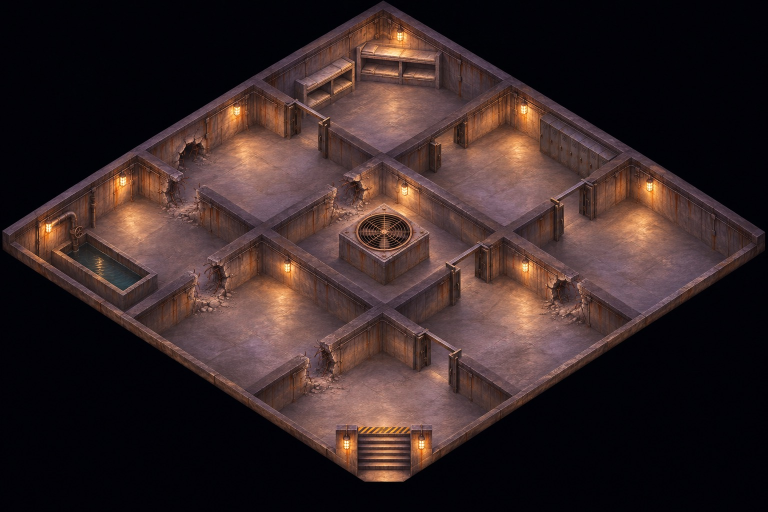
#> input picture tools/map/trace_romantic/src/bgp_brick_1.jpg, 1536 x 1024 px (shown at 1/2 size)
$ python -i lib.py   (imports and definitions only)
#> lines starting #> are read from the running program, lines starting #| are printed output that depends on the picture; after the words box and inside, x2 and y2 are one past the last pixel; in counts of white or black regions, pixels touching at a corner belong together
# -*- coding: utf-8 -*-
"""로맨틱 미션 맵 추적 공용 함수: 투영(호모그래피), 격자 덧그림, 소품 낱개 분리 · 배치."""
import os, json, math
import numpy as np
from PIL import Image, ImageDraw, ImageFilter, ImageEnhance, ImageFont
HERE_ = os.path.dirname(os.path.abspath(__file__))
SRC = os.environ.get('RSRC', os.path.join(HERE_, 'src'))          # bgp_<요원>_<판>.jpg (assets.py 가 넣는다)
PSRC = os.environ.get('RPSRC', '')      # 받은 원본 폴더(props/, portraits/). assets.py 를 돌릴 때만 필요하다
OUT = os.environ.get('ROUT', '/tmp/trace_romantic')   # 격자 확인용 그림이 나오는 곳
# [1 line not run here, left out]
AG = ['raven', 'viper', 'glitch', 'brick', 'mirage', 'doc']

# [6 lines left out: function homog, not called in this run]

class Proj:
    """격자 (0,0)=TOP, (W,0)=RIGHT, (0,W)=LEFT, (W,W)=BOTTOM. 직사각형이면 (W,Hh)."""
    def __init__(self, W, Hh, T, R, L, B):
        self.W, self.Hh = W, Hh
        self.H = homog([(0, 0), (W, 0), (0, Hh), (W, Hh)], [T, R, L, B])
    def P(self, x, y):
        p = self.H @ np.array([x, y, 1.0]); return (p[0] / p[2], p[1] / p[2])
    def flat(self):
        return [round(float(v), 9) for v in self.H.flatten()]

# [35 lines left out: functions font, overlay, not called in this run]

def auto_corners(path):
    """가까운 두 변(낮은 경계)의 바닥 꼭짓점 L, R, B를 잡고 T는 평행사변형으로 둔다."""
#> called with path = 'src/bgp_brick_1.jpg'
    import cv2
    im = np.asarray(Image.open(path).convert('L'))
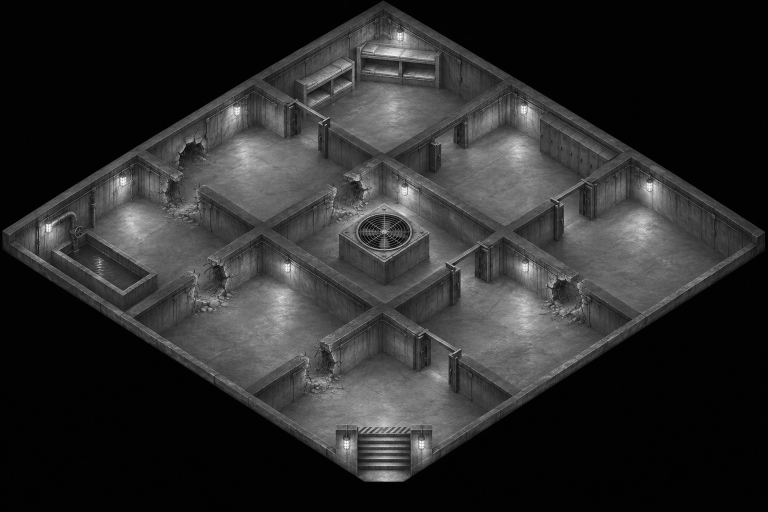
#> im: shape (1024, 1536) (shown at 1/2 size); min 0, max 253, mean 43.8
    m = (cv2.GaussianBlur(im, (5, 5), 0) > 34).astype(np.uint8)
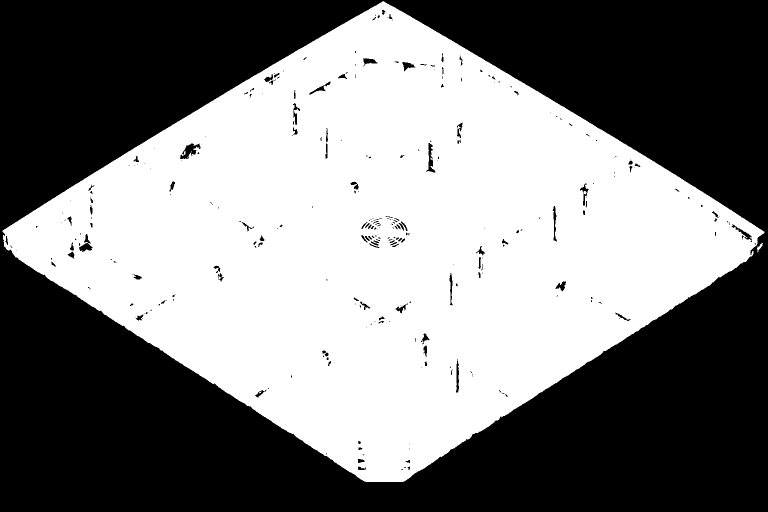
#> m: shape (1024, 1536) (shown at 1/2 size); values 0 (black) and 1 (white), 49.2% white; 6 white regions (3 under 20 px), largest, box (x1, y1, x2, y2) and area: (5, 2, 1529, 964) 773076, (1514, 486, 1526, 505) 81, (368, 302, 371, 310) 20
    m = cv2.morphologyEx(m, cv2.MORPH_OPEN, np.ones((5, 5), np.uint8))
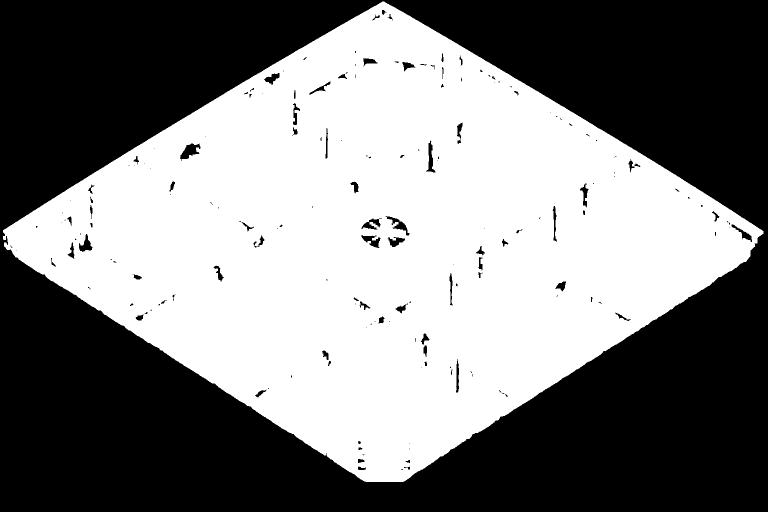
#> m: shape (1024, 1536) (shown at 1/2 size); values 0 (black) and 1 (white), 49% white; 1 white region, box (x1, y1, x2, y2) and area: (6, 3, 1527, 964) 770835
    n, lab, st, _ = cv2.connectedComponentsWithStats(m, 8)
#> n = 2; st = [[0, 0, 1536, 1024, 802029], [6, 3, 1521, 961, 770835]]
    k = 1 + int(np.argmax(st[1:, 4])); m = (lab == k)
#> after `k = 1 + int(np.argmax(st[1:, 4]))`: k = 1
    ys, xs = np.nonzero(m)
    x0, x1, y1 = xs.min(), xs.max(), ys.max()
#> x0 = 6; x1 = 1526; y1 = 963
    L = (float(x0), float(ys[xs <= x0 + 4].max())); R = (float(x1), float(ys[xs >= x1 - 4].max()))
#> after `L = (float(x0), float(ys[xs <= x0 + 4].max()))`: L = (6, 493)
#> after `R = (float(x1), float(ys[xs >= x1 - 4].max()))`: R = (1526, 469)
    B = (float(np.median(xs[ys >= y1 - 3])), float(y1))
#> B = (768, 963)
    T = (L[0] + R[0] - B[0], L[1] + R[1] - B[1])
#> T = (764, -1)
    return T, R, L, B

# ---------- 소품 ----------
# [10 lines left out: function despill, not called in this run]

def trim(im, thr=24):
    a = np.asarray(im)[..., 3]; ys, xs = np.where(a > thr)
    return im.crop((xs.min(), ys.min(), xs.max() + 1, ys.max() + 1))

_SP = {}
# [54 lines left out: functions sprites, place, near_corners, not called in this run]

class ProjH(Proj):
    """임의의 네 대응점으로 만든 투영. src: 격자 좌표 4개, dst: 그림 좌표 4개."""
    def __init__(self, W, Hh, src, dst):
        self.W, self.Hh = W, Hh; self.H = homog(src, dst)

# [7 lines left out: function orient, not called in this run]

>>> result = auto_corners('src/bgp_brick_1.jpg')
#> result = ((764, -1), (1526, 469), (6, 493), (768, 963))

$ run again, on tools/map/trace_romantic/src/bgp_doc_2.jpg
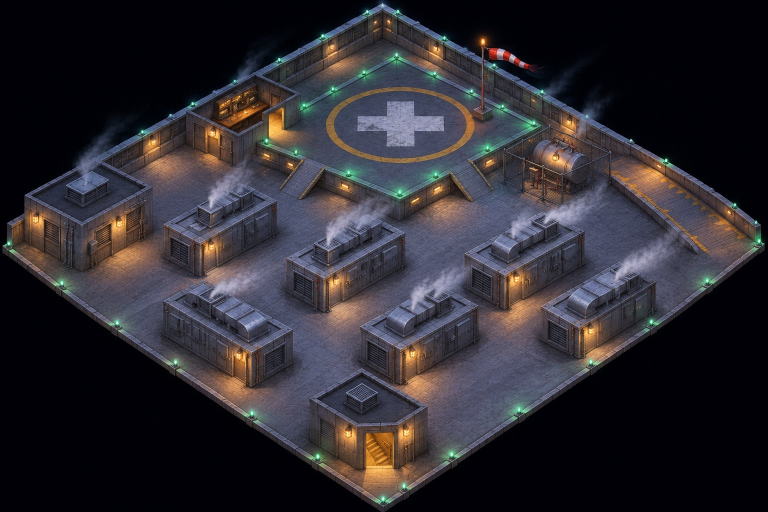
#> input picture tools/map/trace_romantic/src/bgp_doc_2.jpg, 1536 x 1024 px (shown at 1/2 size)
#> in auto_corners, `m = (cv2.GaussianBlur(im, (5, 5), 0) > 34).astype(np.uint8)`:
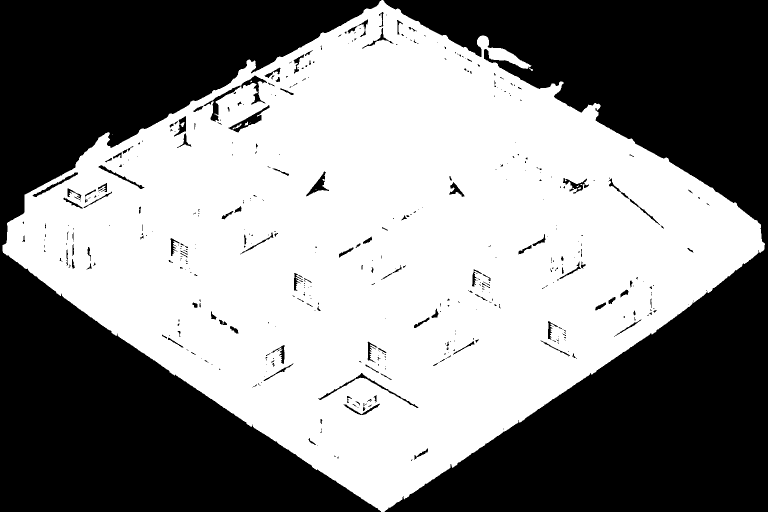
#> m: shape (1024, 1536) (shown at 1/2 size); values 0 (black) and 1 (white), 53% white; 469 black regions (341 under 20 px), largest, box (x1, y1, x2, y2) and area: (767, 0, 1536, 1024) 365756, (0, 0, 763, 1024) 355856, (457, 210, 539, 265) 993
#> in auto_corners, `n, lab, st, _ = cv2.connectedComponentsWithStats(m, 8)`:
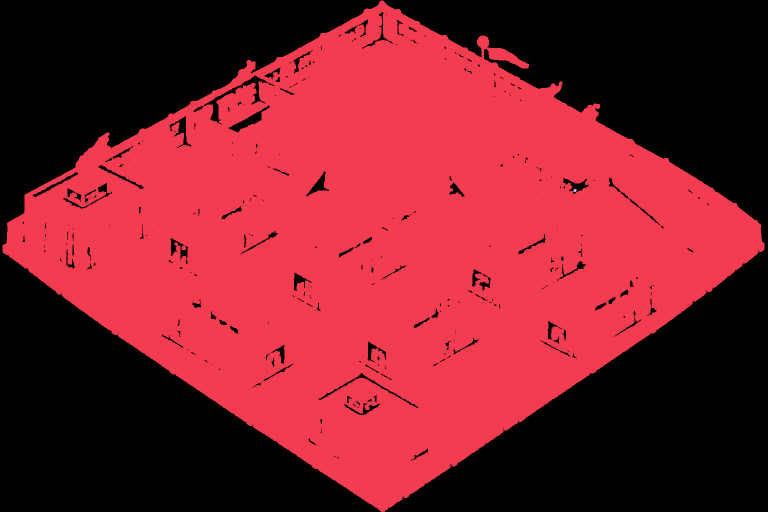
#> lab: shape (1024, 1536) int32 (shown at 1/2 size); 3 distinct labels, from 0 to 2; one colour per label, 0 black
#> n = 3; st = [[0, 0, 1536, 1024, 742907], [5, 1, 1524, 1023, 829923], [1147, 378, 6, 6, 34]]
#> k = 1
#> x0 = 5; x1 = 1528; y1 = 1023
#> L = (5, 507)
#> R = (1528, 502)
#> B = (765, 1023)
#> T = (768, -14)
#> result = ((768, -14), (1528, 502), (5, 507), (765, 1023))
